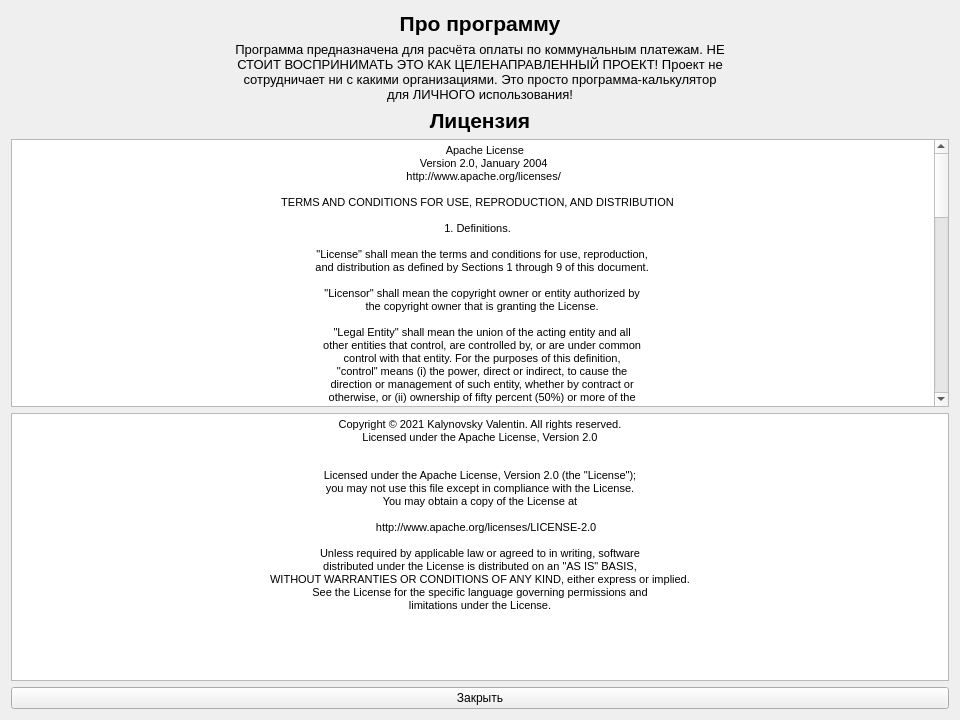
<?xml version="1.0" encoding="UTF-8"?>
<ui version="4.0">
 <class>aboutProgram</class>
 <widget class="QWidget" name="aboutProgram">
  <property name="geometry">
   <rect>
    <x>0</x>
    <y>0</y>
    <width>960</width>
    <height>720</height>
   </rect>
  </property>
  <property name="windowTitle">
   <string>Про программу</string>
  </property>
  <layout class="QVBoxLayout" name="verticalLayout">
   <item>
    <widget class="QLabel" name="name">
     <property name="sizePolicy">
      <sizepolicy hsizetype="Minimum" vsizetype="Maximum">
       <horstretch>0</horstretch>
       <verstretch>0</verstretch>
      </sizepolicy>
     </property>
     <property name="text">
      <string>&lt;html&gt;&lt;head/&gt;&lt;body&gt;&lt;p align=&quot;center&quot;&gt;&lt;span style=&quot; font-size:16pt; font-weight:600;&quot;&gt;Про программу&lt;/span&gt;&lt;/p&gt;&lt;/body&gt;&lt;/html&gt;</string>
     </property>
    </widget>
   </item>
   <item>
    <widget class="QLabel" name="description">
     <property name="sizePolicy">
      <sizepolicy hsizetype="Minimum" vsizetype="Preferred">
       <horstretch>0</horstretch>
       <verstretch>0</verstretch>
      </sizepolicy>
     </property>
     <property name="text">
      <string>&lt;!DOCTYPE HTML PUBLIC &quot;-//W3C//DTD HTML 4.0//EN&quot; &quot;http://www.w3.org/TR/REC-html40/strict.dtd&quot;&gt;
&lt;html&gt;&lt;head&gt;&lt;meta name=&quot;qrichtext&quot; content=&quot;1&quot; /&gt;&lt;style type=&quot;text/css&quot;&gt;
p, li { white-space: pre-wrap; }
&lt;/style&gt;&lt;/head&gt;&lt;body style=&quot; font-family:'MS Shell Dlg 2'; font-size:8pt; font-weight:400; font-style:normal;&quot;&gt;
&lt;p align=&quot;center&quot; style=&quot; margin-top:0px; margin-bottom:0px; margin-left:0px; margin-right:0px; -qt-block-indent:0; text-indent:0px;&quot;&gt;&lt;span style=&quot; font-size:10pt;&quot;&gt;Программа предназначена для расчёта оплаты по коммунальным платежам. НЕ&lt;br /&gt;СТОИТ ВОСПРИНИМАТЬ ЭТО КАК ЦЕЛЕНАПРАВЛЕННЫЙ ПРОЕКТ! Проект не&lt;br /&gt;сотрудничает ни с какими организациями. Это просто программа-калькулятор&lt;br /&gt;для ЛИЧНОГО использования!&lt;/span&gt;&lt;/p&gt;&lt;/body&gt;&lt;/html&gt;</string>
     </property>
    </widget>
   </item>
   <item>
    <widget class="QLabel" name="label">
     <property name="text">
      <string>&lt;html&gt;&lt;head/&gt;&lt;body&gt;&lt;p align=&quot;center&quot;&gt;&lt;span style=&quot; font-size:16pt; font-weight:600;&quot;&gt;Лицензия&lt;/span&gt;&lt;/p&gt;&lt;/body&gt;&lt;/html&gt;</string>
     </property>
    </widget>
   </item>
   <item>
    <widget class="QTextBrowser" name="textBrowser">
     <property name="html">
      <string>&lt;!DOCTYPE HTML PUBLIC &quot;-//W3C//DTD HTML 4.0//EN&quot; &quot;http://www.w3.org/TR/REC-html40/strict.dtd&quot;&gt;
&lt;html&gt;&lt;head&gt;&lt;meta name=&quot;qrichtext&quot; content=&quot;1&quot; /&gt;&lt;style type=&quot;text/css&quot;&gt;
p, li { white-space: pre-wrap; }
&lt;/style&gt;&lt;/head&gt;&lt;body style=&quot; font-family:'MS Shell Dlg 2'; font-size:8.25pt; font-weight:400; font-style:normal;&quot;&gt;
&lt;p align=&quot;center&quot; style=&quot; margin-top:12px; margin-bottom:0px; margin-left:0px; margin-right:0px; -qt-block-indent:0; text-indent:0px;&quot;&gt;&lt;span style=&quot; font-family:'Courier New'; font-size:8pt;&quot;&gt;        Apache License&lt;/span&gt;&lt;/p&gt;
&lt;p align=&quot;center&quot; style=&quot; margin-top:0px; margin-bottom:0px; margin-left:0px; margin-right:0px; -qt-block-indent:0; text-indent:0px;&quot;&gt;&lt;span style=&quot; font-family:'Courier New'; font-size:8pt;&quot;&gt;       Version 2.0, January 2004&lt;/span&gt;&lt;/p&gt;
&lt;p align=&quot;center&quot; style=&quot; margin-top:0px; margin-bottom:0px; margin-left:0px; margin-right:0px; -qt-block-indent:0; text-indent:0px;&quot;&gt;&lt;span style=&quot; font-family:'Courier New'; font-size:8pt;&quot;&gt;       http://www.apache.org/licenses/&lt;/span&gt;&lt;/p&gt;
&lt;p align=&quot;center&quot; style=&quot;-qt-paragraph-type:empty; margin-top:0px; margin-bottom:0px; margin-left:0px; margin-right:0px; -qt-block-indent:0; text-indent:0px; font-family:'Courier New'; font-size:8pt;&quot;&gt;&lt;br /&gt;&lt;/p&gt;
&lt;p align=&quot;center&quot; style=&quot; margin-top:0px; margin-bottom:0px; margin-left:0px; margin-right:0px; -qt-block-indent:0; text-indent:0px;&quot;&gt;&lt;span style=&quot; font-family:'Courier New'; font-size:8pt;&quot;&gt;   TERMS AND CONDITIONS FOR USE, REPRODUCTION, AND DISTRIBUTION&lt;/span&gt;&lt;/p&gt;
&lt;p align=&quot;center&quot; style=&quot;-qt-paragraph-type:empty; margin-top:0px; margin-bottom:0px; margin-left:0px; margin-right:0px; -qt-block-indent:0; text-indent:0px; font-family:'Courier New'; font-size:8pt;&quot;&gt;&lt;br /&gt;&lt;/p&gt;
&lt;p align=&quot;center&quot; style=&quot; margin-top:0px; margin-bottom:0px; margin-left:0px; margin-right:0px; -qt-block-indent:0; text-indent:0px;&quot;&gt;&lt;span style=&quot; font-family:'Courier New'; font-size:8pt;&quot;&gt;   1. Definitions.&lt;/span&gt;&lt;/p&gt;
&lt;p align=&quot;center&quot; style=&quot;-qt-paragraph-type:empty; margin-top:0px; margin-bottom:0px; margin-left:0px; margin-right:0px; -qt-block-indent:0; text-indent:0px; font-family:'Courier New'; font-size:8pt;&quot;&gt;&lt;br /&gt;&lt;/p&gt;
&lt;p align=&quot;center&quot; style=&quot; margin-top:0px; margin-bottom:0px; margin-left:0px; margin-right:0px; -qt-block-indent:0; text-indent:0px;&quot;&gt;&lt;span style=&quot; font-family:'Courier New'; font-size:8pt;&quot;&gt;      &amp;quot;License&amp;quot; shall mean the terms and conditions for use, reproduction,&lt;/span&gt;&lt;/p&gt;
&lt;p align=&quot;center&quot; style=&quot; margin-top:0px; margin-bottom:0px; margin-left:0px; margin-right:0px; -qt-block-indent:0; text-indent:0px;&quot;&gt;&lt;span style=&quot; font-family:'Courier New'; font-size:8pt;&quot;&gt;      and distribution as defined by Sections 1 through 9 of this document.&lt;/span&gt;&lt;/p&gt;
&lt;p align=&quot;center&quot; style=&quot;-qt-paragraph-type:empty; margin-top:0px; margin-bottom:0px; margin-left:0px; margin-right:0px; -qt-block-indent:0; text-indent:0px; font-family:'Courier New'; font-size:8pt;&quot;&gt;&lt;br /&gt;&lt;/p&gt;
&lt;p align=&quot;center&quot; style=&quot; margin-top:0px; margin-bottom:0px; margin-left:0px; margin-right:0px; -qt-block-indent:0; text-indent:0px;&quot;&gt;&lt;span style=&quot; font-family:'Courier New'; font-size:8pt;&quot;&gt;      &amp;quot;Licensor&amp;quot; shall mean the copyright owner or entity authorized by&lt;/span&gt;&lt;/p&gt;
&lt;p align=&quot;center&quot; style=&quot; margin-top:0px; margin-bottom:0px; margin-left:0px; margin-right:0px; -qt-block-indent:0; text-indent:0px;&quot;&gt;&lt;span style=&quot; font-family:'Courier New'; font-size:8pt;&quot;&gt;      the copyright owner that is granting the License.&lt;/span&gt;&lt;/p&gt;
&lt;p align=&quot;center&quot; style=&quot;-qt-paragraph-type:empty; margin-top:0px; margin-bottom:0px; margin-left:0px; margin-right:0px; -qt-block-indent:0; text-indent:0px; font-family:'Courier New'; font-size:8pt;&quot;&gt;&lt;br /&gt;&lt;/p&gt;
&lt;p align=&quot;center&quot; style=&quot; margin-top:0px; margin-bottom:0px; margin-left:0px; margin-right:0px; -qt-block-indent:0; text-indent:0px;&quot;&gt;&lt;span style=&quot; font-family:'Courier New'; font-size:8pt;&quot;&gt;      &amp;quot;Legal Entity&amp;quot; shall mean the union of the acting entity and all&lt;/span&gt;&lt;/p&gt;
&lt;p align=&quot;center&quot; style=&quot; margin-top:0px; margin-bottom:0px; margin-left:0px; margin-right:0px; -qt-block-indent:0; text-indent:0px;&quot;&gt;&lt;span style=&quot; font-family:'Courier New'; font-size:8pt;&quot;&gt;      other entities that control, are controlled by, or are under common&lt;/span&gt;&lt;/p&gt;
&lt;p align=&quot;center&quot; style=&quot; margin-top:0px; margin-bottom:0px; margin-left:0px; margin-right:0px; -qt-block-indent:0; text-indent:0px;&quot;&gt;&lt;span style=&quot; font-family:'Courier New'; font-size:8pt;&quot;&gt;      control with that entity. For the purposes of this definition,&lt;/span&gt;&lt;/p&gt;
&lt;p align=&quot;center&quot; style=&quot; margin-top:0px; margin-bottom:0px; margin-left:0px; margin-right:0px; -qt-block-indent:0; text-indent:0px;&quot;&gt;&lt;span style=&quot; font-family:'Courier New'; font-size:8pt;&quot;&gt;      &amp;quot;control&amp;quot; means (i) the power, direct or indirect, to cause the&lt;/span&gt;&lt;/p&gt;
&lt;p align=&quot;center&quot; style=&quot; margin-top:0px; margin-bottom:0px; margin-left:0px; margin-right:0px; -qt-block-indent:0; text-indent:0px;&quot;&gt;&lt;span style=&quot; font-family:'Courier New'; font-size:8pt;&quot;&gt;      direction or management of such entity, whether by contract or&lt;/span&gt;&lt;/p&gt;
&lt;p align=&quot;center&quot; style=&quot; margin-top:0px; margin-bottom:0px; margin-left:0px; margin-right:0px; -qt-block-indent:0; text-indent:0px;&quot;&gt;&lt;span style=&quot; font-family:'Courier New'; font-size:8pt;&quot;&gt;      otherwise, or (ii) ownership of fifty percent (50%) or more of the&lt;/span&gt;&lt;/p&gt;
&lt;p align=&quot;center&quot; style=&quot; margin-top:0px; margin-bottom:0px; margin-left:0px; margin-right:0px; -qt-block-indent:0; text-indent:0px;&quot;&gt;&lt;span style=&quot; font-family:'Courier New'; font-size:8pt;&quot;&gt;      outstanding shares, or (iii) beneficial ownership of such entity.&lt;/span&gt;&lt;/p&gt;
&lt;p align=&quot;center&quot; style=&quot;-qt-paragraph-type:empty; margin-top:0px; margin-bottom:0px; margin-left:0px; margin-right:0px; -qt-block-indent:0; text-indent:0px; font-family:'Courier New'; font-size:8pt;&quot;&gt;&lt;br /&gt;&lt;/p&gt;
&lt;p align=&quot;center&quot; style=&quot; margin-top:0px; margin-bottom:0px; margin-left:0px; margin-right:0px; -qt-block-indent:0; text-indent:0px;&quot;&gt;&lt;span style=&quot; font-family:'Courier New'; font-size:8pt;&quot;&gt;      &amp;quot;You&amp;quot; (or &amp;quot;Your&amp;quot;) shall mean an individual or Legal Entity&lt;/span&gt;&lt;/p&gt;
&lt;p align=&quot;center&quot; style=&quot; margin-top:0px; margin-bottom:0px; margin-left:0px; margin-right:0px; -qt-block-indent:0; text-indent:0px;&quot;&gt;&lt;span style=&quot; font-family:'Courier New'; font-size:8pt;&quot;&gt;      exercising permissions granted by this License.&lt;/span&gt;&lt;/p&gt;
&lt;p align=&quot;center&quot; style=&quot;-qt-paragraph-type:empty; margin-top:0px; margin-bottom:0px; margin-left:0px; margin-right:0px; -qt-block-indent:0; text-indent:0px; font-family:'Courier New'; font-size:8pt;&quot;&gt;&lt;br /&gt;&lt;/p&gt;
&lt;p align=&quot;center&quot; style=&quot; margin-top:0px; margin-bottom:0px; margin-left:0px; margin-right:0px; -qt-block-indent:0; text-indent:0px;&quot;&gt;&lt;span style=&quot; font-family:'Courier New'; font-size:8pt;&quot;&gt;      &amp;quot;Source&amp;quot; form shall mean the preferred form for making modifications,&lt;/span&gt;&lt;/p&gt;
&lt;p align=&quot;center&quot; style=&quot; margin-top:0px; margin-bottom:0px; margin-left:0px; margin-right:0px; -qt-block-indent:0; text-indent:0px;&quot;&gt;&lt;span style=&quot; font-family:'Courier New'; font-size:8pt;&quot;&gt;      including but not limited to software source code, documentation&lt;/span&gt;&lt;/p&gt;
&lt;p align=&quot;center&quot; style=&quot; margin-top:0px; margin-bottom:0px; margin-left:0px; margin-right:0px; -qt-block-indent:0; text-indent:0px;&quot;&gt;&lt;span style=&quot; font-family:'Courier New'; font-size:8pt;&quot;&gt;      source, and configuration files.&lt;/span&gt;&lt;/p&gt;
&lt;p align=&quot;center&quot; style=&quot;-qt-paragraph-type:empty; margin-top:0px; margin-bottom:0px; margin-left:0px; margin-right:0px; -qt-block-indent:0; text-indent:0px; font-family:'Courier New'; font-size:8pt;&quot;&gt;&lt;br /&gt;&lt;/p&gt;
&lt;p align=&quot;center&quot; style=&quot; margin-top:0px; margin-bottom:0px; margin-left:0px; margin-right:0px; -qt-block-indent:0; text-indent:0px;&quot;&gt;&lt;span style=&quot; font-family:'Courier New'; font-size:8pt;&quot;&gt;      &amp;quot;Object&amp;quot; form shall mean any form resulting from mechanical&lt;/span&gt;&lt;/p&gt;
&lt;p align=&quot;center&quot; style=&quot; margin-top:0px; margin-bottom:0px; margin-left:0px; margin-right:0px; -qt-block-indent:0; text-indent:0px;&quot;&gt;&lt;span style=&quot; font-family:'Courier New'; font-size:8pt;&quot;&gt;      transformation or translation of a Source form, including but&lt;/span&gt;&lt;/p&gt;
&lt;p align=&quot;center&quot; style=&quot; margin-top:0px; margin-bottom:0px; margin-left:0px; margin-right:0px; -qt-block-indent:0; text-indent:0px;&quot;&gt;&lt;span style=&quot; font-family:'Courier New'; font-size:8pt;&quot;&gt;      not limited to compiled object code, generated documentation,&lt;/span&gt;&lt;/p&gt;
&lt;p align=&quot;center&quot; style=&quot; margin-top:0px; margin-bottom:0px; margin-left:0px; margin-right:0px; -qt-block-indent:0; text-indent:0px;&quot;&gt;&lt;span style=&quot; font-family:'Courier New'; font-size:8pt;&quot;&gt;      and conversions to other media types.&lt;/span&gt;&lt;/p&gt;
&lt;p align=&quot;center&quot; style=&quot;-qt-paragraph-type:empty; margin-top:0px; margin-bottom:0px; margin-left:0px; margin-right:0px; -qt-block-indent:0; text-indent:0px; font-family:'Courier New'; font-size:8pt;&quot;&gt;&lt;br /&gt;&lt;/p&gt;
&lt;p align=&quot;center&quot; style=&quot; margin-top:0px; margin-bottom:0px; margin-left:0px; margin-right:0px; -qt-block-indent:0; text-indent:0px;&quot;&gt;&lt;span style=&quot; font-family:'Courier New'; font-size:8pt;&quot;&gt;      &amp;quot;Work&amp;quot; shall mean the work of authorship, whether in Source or&lt;/span&gt;&lt;/p&gt;
&lt;p align=&quot;center&quot; style=&quot; margin-top:0px; margin-bottom:0px; margin-left:0px; margin-right:0px; -qt-block-indent:0; text-indent:0px;&quot;&gt;&lt;span style=&quot; font-family:'Courier New'; font-size:8pt;&quot;&gt;      Object form, made available under the License, as indicated by a&lt;/span&gt;&lt;/p&gt;
&lt;p align=&quot;center&quot; style=&quot; margin-top:0px; margin-bottom:0px; margin-left:0px; margin-right:0px; -qt-block-indent:0; text-indent:0px;&quot;&gt;&lt;span style=&quot; font-family:'Courier New'; font-size:8pt;&quot;&gt;      copyright notice that is included in or attached to the work&lt;/span&gt;&lt;/p&gt;
&lt;p align=&quot;center&quot; style=&quot; margin-top:0px; margin-bottom:0px; margin-left:0px; margin-right:0px; -qt-block-indent:0; text-indent:0px;&quot;&gt;&lt;span style=&quot; font-family:'Courier New'; font-size:8pt;&quot;&gt;      (an example is provided in the Appendix below).&lt;/span&gt;&lt;/p&gt;
&lt;p align=&quot;center&quot; style=&quot;-qt-paragraph-type:empty; margin-top:0px; margin-bottom:0px; margin-left:0px; margin-right:0px; -qt-block-indent:0; text-indent:0px; font-family:'Courier New'; font-size:8pt;&quot;&gt;&lt;br /&gt;&lt;/p&gt;
&lt;p align=&quot;center&quot; style=&quot; margin-top:0px; margin-bottom:0px; margin-left:0px; margin-right:0px; -qt-block-indent:0; text-indent:0px;&quot;&gt;&lt;span style=&quot; font-family:'Courier New'; font-size:8pt;&quot;&gt;      &amp;quot;Derivative Works&amp;quot; shall mean any work, whether in Source or Object&lt;/span&gt;&lt;/p&gt;
&lt;p align=&quot;center&quot; style=&quot; margin-top:0px; margin-bottom:0px; margin-left:0px; margin-right:0px; -qt-block-indent:0; text-indent:0px;&quot;&gt;&lt;span style=&quot; font-family:'Courier New'; font-size:8pt;&quot;&gt;      form, that is based on (or derived from) the Work and for which the&lt;/span&gt;&lt;/p&gt;
&lt;p align=&quot;center&quot; style=&quot; margin-top:0px; margin-bottom:0px; margin-left:0px; margin-right:0px; -qt-block-indent:0; text-indent:0px;&quot;&gt;&lt;span style=&quot; font-family:'Courier New'; font-size:8pt;&quot;&gt;      editorial revisions, annotations, elaborations, or other modifications&lt;/span&gt;&lt;/p&gt;
&lt;p align=&quot;center&quot; style=&quot; margin-top:0px; margin-bottom:0px; margin-left:0px; margin-right:0px; -qt-block-indent:0; text-indent:0px;&quot;&gt;&lt;span style=&quot; font-family:'Courier New'; font-size:8pt;&quot;&gt;      represent, as a whole, an original work of authorship. For the purposes&lt;/span&gt;&lt;/p&gt;
&lt;p align=&quot;center&quot; style=&quot; margin-top:0px; margin-bottom:0px; margin-left:0px; margin-right:0px; -qt-block-indent:0; text-indent:0px;&quot;&gt;&lt;span style=&quot; font-family:'Courier New'; font-size:8pt;&quot;&gt;      of this License, Derivative Works shall not include works that remain&lt;/span&gt;&lt;/p&gt;
&lt;p align=&quot;center&quot; style=&quot; margin-top:0px; margin-bottom:0px; margin-left:0px; margin-right:0px; -qt-block-indent:0; text-indent:0px;&quot;&gt;&lt;span style=&quot; font-family:'Courier New'; font-size:8pt;&quot;&gt;      separable from, or merely link (or bind by name) to the interfaces of,&lt;/span&gt;&lt;/p&gt;
&lt;p align=&quot;center&quot; style=&quot; margin-top:0px; margin-bottom:0px; margin-left:0px; margin-right:0px; -qt-block-indent:0; text-indent:0px;&quot;&gt;&lt;span style=&quot; font-family:'Courier New'; font-size:8pt;&quot;&gt;      the Work and Derivative Works thereof.&lt;/span&gt;&lt;/p&gt;
&lt;p align=&quot;center&quot; style=&quot;-qt-paragraph-type:empty; margin-top:0px; margin-bottom:0px; margin-left:0px; margin-right:0px; -qt-block-indent:0; text-indent:0px; font-family:'Courier New'; font-size:8pt;&quot;&gt;&lt;br /&gt;&lt;/p&gt;
&lt;p align=&quot;center&quot; style=&quot; margin-top:0px; margin-bottom:0px; margin-left:0px; margin-right:0px; -qt-block-indent:0; text-indent:0px;&quot;&gt;&lt;span style=&quot; font-family:'Courier New'; font-size:8pt;&quot;&gt;      &amp;quot;Contribution&amp;quot; shall mean any work of authorship, including&lt;/span&gt;&lt;/p&gt;
&lt;p align=&quot;center&quot; style=&quot; margin-top:0px; margin-bottom:0px; margin-left:0px; margin-right:0px; -qt-block-indent:0; text-indent:0px;&quot;&gt;&lt;span style=&quot; font-family:'Courier New'; font-size:8pt;&quot;&gt;      the original version of the Work and any modifications or additions&lt;/span&gt;&lt;/p&gt;
&lt;p align=&quot;center&quot; style=&quot; margin-top:0px; margin-bottom:0px; margin-left:0px; margin-right:0px; -qt-block-indent:0; text-indent:0px;&quot;&gt;&lt;span style=&quot; font-family:'Courier New'; font-size:8pt;&quot;&gt;      to that Work or Derivative Works thereof, that is intentionally&lt;/span&gt;&lt;/p&gt;
&lt;p align=&quot;center&quot; style=&quot; margin-top:0px; margin-bottom:0px; margin-left:0px; margin-right:0px; -qt-block-indent:0; text-indent:0px;&quot;&gt;&lt;span style=&quot; font-family:'Courier New'; font-size:8pt;&quot;&gt;      submitted to Licensor for inclusion in the Work by the copyright owner&lt;/span&gt;&lt;/p&gt;
&lt;p align=&quot;center&quot; style=&quot; margin-top:0px; margin-bottom:0px; margin-left:0px; margin-right:0px; -qt-block-indent:0; text-indent:0px;&quot;&gt;&lt;span style=&quot; font-family:'Courier New'; font-size:8pt;&quot;&gt;      or by an individual or Legal Entity authorized to submit on behalf of&lt;/span&gt;&lt;/p&gt;
&lt;p align=&quot;center&quot; style=&quot; margin-top:0px; margin-bottom:0px; margin-left:0px; margin-right:0px; -qt-block-indent:0; text-indent:0px;&quot;&gt;&lt;span style=&quot; font-family:'Courier New'; font-size:8pt;&quot;&gt;      the copyright owner. For the purposes of this definition, &amp;quot;submitted&amp;quot;&lt;/span&gt;&lt;/p&gt;
&lt;p align=&quot;center&quot; style=&quot; margin-top:0px; margin-bottom:0px; margin-left:0px; margin-right:0px; -qt-block-indent:0; text-indent:0px;&quot;&gt;&lt;span style=&quot; font-family:'Courier New'; font-size:8pt;&quot;&gt;      means any form of electronic, verbal, or written communication sent&lt;/span&gt;&lt;/p&gt;
&lt;p align=&quot;center&quot; style=&quot; margin-top:0px; margin-bottom:0px; margin-left:0px; margin-right:0px; -qt-block-indent:0; text-indent:0px;&quot;&gt;&lt;span style=&quot; font-family:'Courier New'; font-size:8pt;&quot;&gt;      to the Licensor or its representatives, including but not limited to&lt;/span&gt;&lt;/p&gt;
&lt;p align=&quot;center&quot; style=&quot; margin-top:0px; margin-bottom:0px; margin-left:0px; margin-right:0px; -qt-block-indent:0; text-indent:0px;&quot;&gt;&lt;span style=&quot; font-family:'Courier New'; font-size:8pt;&quot;&gt;      communication on electronic mailing lists, source code control systems,&lt;/span&gt;&lt;/p&gt;
&lt;p align=&quot;center&quot; style=&quot; margin-top:0px; margin-bottom:0px; margin-left:0px; margin-right:0px; -qt-block-indent:0; text-indent:0px;&quot;&gt;&lt;span style=&quot; font-family:'Courier New'; font-size:8pt;&quot;&gt;      and issue tracking systems that are managed by, or on behalf of, the&lt;/span&gt;&lt;/p&gt;
&lt;p align=&quot;center&quot; style=&quot; margin-top:0px; margin-bottom:0px; margin-left:0px; margin-right:0px; -qt-block-indent:0; text-indent:0px;&quot;&gt;&lt;span style=&quot; font-family:'Courier New'; font-size:8pt;&quot;&gt;      Licensor for the purpose of discussing and improving the Work, but&lt;/span&gt;&lt;/p&gt;
&lt;p align=&quot;center&quot; style=&quot; margin-top:0px; margin-bottom:0px; margin-left:0px; margin-right:0px; -qt-block-indent:0; text-indent:0px;&quot;&gt;&lt;span style=&quot; font-family:'Courier New'; font-size:8pt;&quot;&gt;      excluding communication that is conspicuously marked or otherwise&lt;/span&gt;&lt;/p&gt;
&lt;p align=&quot;center&quot; style=&quot; margin-top:0px; margin-bottom:0px; margin-left:0px; margin-right:0px; -qt-block-indent:0; text-indent:0px;&quot;&gt;&lt;span style=&quot; font-family:'Courier New'; font-size:8pt;&quot;&gt;      designated in writing by the copyright owner as &amp;quot;Not a Contribution.&amp;quot;&lt;/span&gt;&lt;/p&gt;
&lt;p align=&quot;center&quot; style=&quot;-qt-paragraph-type:empty; margin-top:0px; margin-bottom:0px; margin-left:0px; margin-right:0px; -qt-block-indent:0; text-indent:0px; font-family:'Courier New'; font-size:8pt;&quot;&gt;&lt;br /&gt;&lt;/p&gt;
&lt;p align=&quot;center&quot; style=&quot; margin-top:0px; margin-bottom:0px; margin-left:0px; margin-right:0px; -qt-block-indent:0; text-indent:0px;&quot;&gt;&lt;span style=&quot; font-family:'Courier New'; font-size:8pt;&quot;&gt;      &amp;quot;Contributor&amp;quot; shall mean Licensor and any individual or Legal Entity&lt;/span&gt;&lt;/p&gt;
&lt;p align=&quot;center&quot; style=&quot; margin-top:0px; margin-bottom:0px; margin-left:0px; margin-right:0px; -qt-block-indent:0; text-indent:0px;&quot;&gt;&lt;span style=&quot; font-family:'Courier New'; font-size:8pt;&quot;&gt;      on behalf of whom a Contribution has been received by Licensor and&lt;/span&gt;&lt;/p&gt;
&lt;p align=&quot;center&quot; style=&quot; margin-top:0px; margin-bottom:0px; margin-left:0px; margin-right:0px; -qt-block-indent:0; text-indent:0px;&quot;&gt;&lt;span style=&quot; font-family:'Courier New'; font-size:8pt;&quot;&gt;      subsequently incorporated within the Work.&lt;/span&gt;&lt;/p&gt;
&lt;p align=&quot;center&quot; style=&quot;-qt-paragraph-type:empty; margin-top:0px; margin-bottom:0px; margin-left:0px; margin-right:0px; -qt-block-indent:0; text-indent:0px; font-family:'Courier New'; font-size:8pt;&quot;&gt;&lt;br /&gt;&lt;/p&gt;
&lt;p align=&quot;center&quot; style=&quot; margin-top:0px; margin-bottom:0px; margin-left:0px; margin-right:0px; -qt-block-indent:0; text-indent:0px;&quot;&gt;&lt;span style=&quot; font-family:'Courier New'; font-size:8pt;&quot;&gt;   2. Grant of Copyright License. Subject to the terms and conditions of&lt;/span&gt;&lt;/p&gt;
&lt;p align=&quot;center&quot; style=&quot; margin-top:0px; margin-bottom:0px; margin-left:0px; margin-right:0px; -qt-block-indent:0; text-indent:0px;&quot;&gt;&lt;span style=&quot; font-family:'Courier New'; font-size:8pt;&quot;&gt;      this License, each Contributor hereby grants to You a perpetual,&lt;/span&gt;&lt;/p&gt;
&lt;p align=&quot;center&quot; style=&quot; margin-top:0px; margin-bottom:0px; margin-left:0px; margin-right:0px; -qt-block-indent:0; text-indent:0px;&quot;&gt;&lt;span style=&quot; font-family:'Courier New'; font-size:8pt;&quot;&gt;      worldwide, non-exclusive, no-charge, royalty-free, irrevocable&lt;/span&gt;&lt;/p&gt;
&lt;p align=&quot;center&quot; style=&quot; margin-top:0px; margin-bottom:0px; margin-left:0px; margin-right:0px; -qt-block-indent:0; text-indent:0px;&quot;&gt;&lt;span style=&quot; font-family:'Courier New'; font-size:8pt;&quot;&gt;      copyright license to reproduce, prepare Derivative Works of,&lt;/span&gt;&lt;/p&gt;
&lt;p align=&quot;center&quot; style=&quot; margin-top:0px; margin-bottom:0px; margin-left:0px; margin-right:0px; -qt-block-indent:0; text-indent:0px;&quot;&gt;&lt;span style=&quot; font-family:'Courier New'; font-size:8pt;&quot;&gt;      publicly display, publicly perform, sublicense, and distribute the&lt;/span&gt;&lt;/p&gt;
&lt;p align=&quot;center&quot; style=&quot; margin-top:0px; margin-bottom:0px; margin-left:0px; margin-right:0px; -qt-block-indent:0; text-indent:0px;&quot;&gt;&lt;span style=&quot; font-family:'Courier New'; font-size:8pt;&quot;&gt;      Work and such Derivative Works in Source or Object form.&lt;/span&gt;&lt;/p&gt;
&lt;p align=&quot;center&quot; style=&quot;-qt-paragraph-type:empty; margin-top:0px; margin-bottom:0px; margin-left:0px; margin-right:0px; -qt-block-indent:0; text-indent:0px; font-family:'Courier New'; font-size:8pt;&quot;&gt;&lt;br /&gt;&lt;/p&gt;
&lt;p align=&quot;center&quot; style=&quot; margin-top:0px; margin-bottom:0px; margin-left:0px; margin-right:0px; -qt-block-indent:0; text-indent:0px;&quot;&gt;&lt;span style=&quot; font-family:'Courier New'; font-size:8pt;&quot;&gt;   3. Grant of Patent License. Subject to the terms and conditions of&lt;/span&gt;&lt;/p&gt;
&lt;p align=&quot;center&quot; style=&quot; margin-top:0px; margin-bottom:0px; margin-left:0px; margin-right:0px; -qt-block-indent:0; text-indent:0px;&quot;&gt;&lt;span style=&quot; font-family:'Courier New'; font-size:8pt;&quot;&gt;      this License, each Contributor hereby grants to You a perpetual,&lt;/span&gt;&lt;/p&gt;
&lt;p align=&quot;center&quot; style=&quot; margin-top:0px; margin-bottom:0px; margin-left:0px; margin-right:0px; -qt-block-indent:0; text-indent:0px;&quot;&gt;&lt;span style=&quot; font-family:'Courier New'; font-size:8pt;&quot;&gt;      worldwide, non-exclusive, no-charge, royalty-free, irrevocable&lt;/span&gt;&lt;/p&gt;
&lt;p align=&quot;center&quot; style=&quot; margin-top:0px; margin-bottom:0px; margin-left:0px; margin-right:0px; -qt-block-indent:0; text-indent:0px;&quot;&gt;&lt;span style=&quot; font-family:'Courier New'; font-size:8pt;&quot;&gt;      (except as stated in this section) patent license to make, have made,&lt;/span&gt;&lt;/p&gt;
&lt;p align=&quot;center&quot; style=&quot; margin-top:0px; margin-bottom:0px; margin-left:0px; margin-right:0px; -qt-block-indent:0; text-indent:0px;&quot;&gt;&lt;span style=&quot; font-family:'Courier New'; font-size:8pt;&quot;&gt;      use, offer to sell, sell, import, and otherwise transfer the Work,&lt;/span&gt;&lt;/p&gt;
&lt;p align=&quot;center&quot; style=&quot; margin-top:0px; margin-bottom:0px; margin-left:0px; margin-right:0px; -qt-block-indent:0; text-indent:0px;&quot;&gt;&lt;span style=&quot; font-family:'Courier New'; font-size:8pt;&quot;&gt;      where such license applies only to those patent claims licensable&lt;/span&gt;&lt;/p&gt;
&lt;p align=&quot;center&quot; style=&quot; margin-top:0px; margin-bottom:0px; margin-left:0px; margin-right:0px; -qt-block-indent:0; text-indent:0px;&quot;&gt;&lt;span style=&quot; font-family:'Courier New'; font-size:8pt;&quot;&gt;      by such Contributor that are necessarily infringed by their&lt;/span&gt;&lt;/p&gt;
&lt;p align=&quot;center&quot; style=&quot; margin-top:0px; margin-bottom:0px; margin-left:0px; margin-right:0px; -qt-block-indent:0; text-indent:0px;&quot;&gt;&lt;span style=&quot; font-family:'Courier New'; font-size:8pt;&quot;&gt;      Contribution(s) alone or by combination of their Contribution(s)&lt;/span&gt;&lt;/p&gt;
&lt;p align=&quot;center&quot; style=&quot; margin-top:0px; margin-bottom:0px; margin-left:0px; margin-right:0px; -qt-block-indent:0; text-indent:0px;&quot;&gt;&lt;span style=&quot; font-family:'Courier New'; font-size:8pt;&quot;&gt;      with the Work to which such Contribution(s) was submitted. If You&lt;/span&gt;&lt;/p&gt;
&lt;p align=&quot;center&quot; style=&quot; margin-top:0px; margin-bottom:0px; margin-left:0px; margin-right:0px; -qt-block-indent:0; text-indent:0px;&quot;&gt;&lt;span style=&quot; font-family:'Courier New'; font-size:8pt;&quot;&gt;      institute patent litigation against any entity (including a&lt;/span&gt;&lt;/p&gt;
&lt;p align=&quot;center&quot; style=&quot; margin-top:0px; margin-bottom:0px; margin-left:0px; margin-right:0px; -qt-block-indent:0; text-indent:0px;&quot;&gt;&lt;span style=&quot; font-family:'Courier New'; font-size:8pt;&quot;&gt;      cross-claim or counterclaim in a lawsuit) alleging that the Work&lt;/span&gt;&lt;/p&gt;
&lt;p align=&quot;center&quot; style=&quot; margin-top:0px; margin-bottom:0px; margin-left:0px; margin-right:0px; -qt-block-indent:0; text-indent:0px;&quot;&gt;&lt;span style=&quot; font-family:'Courier New'; font-size:8pt;&quot;&gt;      or a Contribution incorporated within the Work constitutes direct&lt;/span&gt;&lt;/p&gt;
&lt;p align=&quot;center&quot; style=&quot; margin-top:0px; margin-bottom:0px; margin-left:0px; margin-right:0px; -qt-block-indent:0; text-indent:0px;&quot;&gt;&lt;span style=&quot; font-family:'Courier New'; font-size:8pt;&quot;&gt;      or contributory patent infringement, then any patent licenses&lt;/span&gt;&lt;/p&gt;
&lt;p align=&quot;center&quot; style=&quot; margin-top:0px; margin-bottom:0px; margin-left:0px; margin-right:0px; -qt-block-indent:0; text-indent:0px;&quot;&gt;&lt;span style=&quot; font-family:'Courier New'; font-size:8pt;&quot;&gt;      granted to You under this License for that Work shall terminate&lt;/span&gt;&lt;/p&gt;
&lt;p align=&quot;center&quot; style=&quot; margin-top:0px; margin-bottom:0px; margin-left:0px; margin-right:0px; -qt-block-indent:0; text-indent:0px;&quot;&gt;&lt;span style=&quot; font-family:'Courier New'; font-size:8pt;&quot;&gt;      as of the date such litigation is filed.&lt;/span&gt;&lt;/p&gt;
&lt;p align=&quot;center&quot; style=&quot;-qt-paragraph-type:empty; margin-top:0px; margin-bottom:0px; margin-left:0px; margin-right:0px; -qt-block-indent:0; text-indent:0px; font-family:'Courier New'; font-size:8pt;&quot;&gt;&lt;br /&gt;&lt;/p&gt;
&lt;p align=&quot;center&quot; style=&quot; margin-top:0px; margin-bottom:0px; margin-left:0px; margin-right:0px; -qt-block-indent:0; text-indent:0px;&quot;&gt;&lt;span style=&quot; font-family:'Courier New'; font-size:8pt;&quot;&gt;   4. Redistribution. You may reproduce and distribute copies of the&lt;/span&gt;&lt;/p&gt;
&lt;p align=&quot;center&quot; style=&quot; margin-top:0px; margin-bottom:0px; margin-left:0px; margin-right:0px; -qt-block-indent:0; text-indent:0px;&quot;&gt;&lt;span style=&quot; font-family:'Courier New'; font-size:8pt;&quot;&gt;      Work or Derivative Works thereof in any medium, with or without&lt;/span&gt;&lt;/p&gt;
&lt;p align=&quot;center&quot; style=&quot; margin-top:0px; margin-bottom:0px; margin-left:0px; margin-right:0px; -qt-block-indent:0; text-indent:0px;&quot;&gt;&lt;span style=&quot; font-family:'Courier New'; font-size:8pt;&quot;&gt;      modifications, and in Source or Object form, provided that You&lt;/span&gt;&lt;/p&gt;
&lt;p align=&quot;center&quot; style=&quot; margin-top:0px; margin-bottom:0px; margin-left:0px; margin-right:0px; -qt-block-indent:0; text-indent:0px;&quot;&gt;&lt;span style=&quot; font-family:'Courier New'; font-size:8pt;&quot;&gt;      meet the following conditions:&lt;/span&gt;&lt;/p&gt;
&lt;p align=&quot;center&quot; style=&quot;-qt-paragraph-type:empty; margin-top:0px; margin-bottom:0px; margin-left:0px; margin-right:0px; -qt-block-indent:0; text-indent:0px; font-family:'Courier New'; font-size:8pt;&quot;&gt;&lt;br /&gt;&lt;/p&gt;
&lt;p align=&quot;center&quot; style=&quot; margin-top:0px; margin-bottom:0px; margin-left:0px; margin-right:0px; -qt-block-indent:0; text-indent:0px;&quot;&gt;&lt;span style=&quot; font-family:'Courier New'; font-size:8pt;&quot;&gt;      (a) You must give any other recipients of the Work or&lt;/span&gt;&lt;/p&gt;
&lt;p align=&quot;center&quot; style=&quot; margin-top:0px; margin-bottom:0px; margin-left:0px; margin-right:0px; -qt-block-indent:0; text-indent:0px;&quot;&gt;&lt;span style=&quot; font-family:'Courier New'; font-size:8pt;&quot;&gt;          Derivative Works a copy of this License; and&lt;/span&gt;&lt;/p&gt;
&lt;p align=&quot;center&quot; style=&quot;-qt-paragraph-type:empty; margin-top:0px; margin-bottom:0px; margin-left:0px; margin-right:0px; -qt-block-indent:0; text-indent:0px; font-family:'Courier New'; font-size:8pt;&quot;&gt;&lt;br /&gt;&lt;/p&gt;
&lt;p align=&quot;center&quot; style=&quot; margin-top:0px; margin-bottom:0px; margin-left:0px; margin-right:0px; -qt-block-indent:0; text-indent:0px;&quot;&gt;&lt;span style=&quot; font-family:'Courier New'; font-size:8pt;&quot;&gt;      (b) You must cause any modified files to carry prominent notices&lt;/span&gt;&lt;/p&gt;
&lt;p align=&quot;center&quot; style=&quot; margin-top:0px; margin-bottom:0px; margin-left:0px; margin-right:0px; -qt-block-indent:0; text-indent:0px;&quot;&gt;&lt;span style=&quot; font-family:'Courier New'; font-size:8pt;&quot;&gt;          stating that You changed the files; and&lt;/span&gt;&lt;/p&gt;
&lt;p align=&quot;center&quot; style=&quot;-qt-paragraph-type:empty; margin-top:0px; margin-bottom:0px; margin-left:0px; margin-right:0px; -qt-block-indent:0; text-indent:0px; font-family:'Courier New'; font-size:8pt;&quot;&gt;&lt;br /&gt;&lt;/p&gt;
&lt;p align=&quot;center&quot; style=&quot; margin-top:0px; margin-bottom:0px; margin-left:0px; margin-right:0px; -qt-block-indent:0; text-indent:0px;&quot;&gt;&lt;span style=&quot; font-family:'Courier New'; font-size:8pt;&quot;&gt;      (c) You must retain, in the Source form of any Derivative Works&lt;/span&gt;&lt;/p&gt;
&lt;p align=&quot;center&quot; style=&quot; margin-top:0px; margin-bottom:0px; margin-left:0px; margin-right:0px; -qt-block-indent:0; text-indent:0px;&quot;&gt;&lt;span style=&quot; font-family:'Courier New'; font-size:8pt;&quot;&gt;          that You distribute, all copyright, patent, trademark, and&lt;/span&gt;&lt;/p&gt;
&lt;p align=&quot;center&quot; style=&quot; margin-top:0px; margin-bottom:0px; margin-left:0px; margin-right:0px; -qt-block-indent:0; text-indent:0px;&quot;&gt;&lt;span style=&quot; font-family:'Courier New'; font-size:8pt;&quot;&gt;          attribution notices from the Source form of the Work,&lt;/span&gt;&lt;/p&gt;
&lt;p align=&quot;center&quot; style=&quot; margin-top:0px; margin-bottom:0px; margin-left:0px; margin-right:0px; -qt-block-indent:0; text-indent:0px;&quot;&gt;&lt;span style=&quot; font-family:'Courier New'; font-size:8pt;&quot;&gt;          excluding those notices that do not pertain to any part of&lt;/span&gt;&lt;/p&gt;
&lt;p align=&quot;center&quot; style=&quot; margin-top:0px; margin-bottom:0px; margin-left:0px; margin-right:0px; -qt-block-indent:0; text-indent:0px;&quot;&gt;&lt;span style=&quot; font-family:'Courier New'; font-size:8pt;&quot;&gt;          the Derivative Works; and&lt;/span&gt;&lt;/p&gt;
&lt;p align=&quot;center&quot; style=&quot;-qt-paragraph-type:empty; margin-top:0px; margin-bottom:0px; margin-left:0px; margin-right:0px; -qt-block-indent:0; text-indent:0px; font-family:'Courier New'; font-size:8pt;&quot;&gt;&lt;br /&gt;&lt;/p&gt;
&lt;p align=&quot;center&quot; style=&quot; margin-top:0px; margin-bottom:0px; margin-left:0px; margin-right:0px; -qt-block-indent:0; text-indent:0px;&quot;&gt;&lt;span style=&quot; font-family:'Courier New'; font-size:8pt;&quot;&gt;      (d) If the Work includes a &amp;quot;NOTICE&amp;quot; text file as part of its&lt;/span&gt;&lt;/p&gt;
&lt;p align=&quot;center&quot; style=&quot; margin-top:0px; margin-bottom:0px; margin-left:0px; margin-right:0px; -qt-block-indent:0; text-indent:0px;&quot;&gt;&lt;span style=&quot; font-family:'Courier New'; font-size:8pt;&quot;&gt;          distribution, then any Derivative Works that You distribute must&lt;/span&gt;&lt;/p&gt;
&lt;p align=&quot;center&quot; style=&quot; margin-top:0px; margin-bottom:0px; margin-left:0px; margin-right:0px; -qt-block-indent:0; text-indent:0px;&quot;&gt;&lt;span style=&quot; font-family:'Courier New'; font-size:8pt;&quot;&gt;          include a readable copy of the attribution notices contained&lt;/span&gt;&lt;/p&gt;
&lt;p align=&quot;center&quot; style=&quot; margin-top:0px; margin-bottom:0px; margin-left:0px; margin-right:0px; -qt-block-indent:0; text-indent:0px;&quot;&gt;&lt;span style=&quot; font-family:'Courier New'; font-size:8pt;&quot;&gt;          within such NOTICE file, excluding those notices that do not&lt;/span&gt;&lt;/p&gt;
&lt;p align=&quot;center&quot; style=&quot; margin-top:0px; margin-bottom:0px; margin-left:0px; margin-right:0px; -qt-block-indent:0; text-indent:0px;&quot;&gt;&lt;span style=&quot; font-family:'Courier New'; font-size:8pt;&quot;&gt;          pertain to any part of the Derivative Works, in at least one&lt;/span&gt;&lt;/p&gt;
&lt;p align=&quot;center&quot; style=&quot; margin-top:0px; margin-bottom:0px; margin-left:0px; margin-right:0px; -qt-block-indent:0; text-indent:0px;&quot;&gt;&lt;span style=&quot; font-family:'Courier New'; font-size:8pt;&quot;&gt;          of the following places: within a NOTICE text file distributed&lt;/span&gt;&lt;/p&gt;
&lt;p align=&quot;center&quot; style=&quot; margin-top:0px; margin-bottom:0px; margin-left:0px; margin-right:0px; -qt-block-indent:0; text-indent:0px;&quot;&gt;&lt;span style=&quot; font-family:'Courier New'; font-size:8pt;&quot;&gt;          as part of the Derivative Works; within the Source form or&lt;/span&gt;&lt;/p&gt;
&lt;p align=&quot;center&quot; style=&quot; margin-top:0px; margin-bottom:0px; margin-left:0px; margin-right:0px; -qt-block-indent:0; text-indent:0px;&quot;&gt;&lt;span style=&quot; font-family:'Courier New'; font-size:8pt;&quot;&gt;          documentation, if provided along with the Derivative Works; or,&lt;/span&gt;&lt;/p&gt;
&lt;p align=&quot;center&quot; style=&quot; margin-top:0px; margin-bottom:0px; margin-left:0px; margin-right:0px; -qt-block-indent:0; text-indent:0px;&quot;&gt;&lt;span style=&quot; font-family:'Courier New'; font-size:8pt;&quot;&gt;          within a display generated by the Derivative Works, if and&lt;/span&gt;&lt;/p&gt;
&lt;p align=&quot;center&quot; style=&quot; margin-top:0px; margin-bottom:0px; margin-left:0px; margin-right:0px; -qt-block-indent:0; text-indent:0px;&quot;&gt;&lt;span style=&quot; font-family:'Courier New'; font-size:8pt;&quot;&gt;          wherever such third-party notices normally appear. The contents&lt;/span&gt;&lt;/p&gt;
&lt;p align=&quot;center&quot; style=&quot; margin-top:0px; margin-bottom:0px; margin-left:0px; margin-right:0px; -qt-block-indent:0; text-indent:0px;&quot;&gt;&lt;span style=&quot; font-family:'Courier New'; font-size:8pt;&quot;&gt;          of the NOTICE file are for informational purposes only and&lt;/span&gt;&lt;/p&gt;
&lt;p align=&quot;center&quot; style=&quot; margin-top:0px; margin-bottom:0px; margin-left:0px; margin-right:0px; -qt-block-indent:0; text-indent:0px;&quot;&gt;&lt;span style=&quot; font-family:'Courier New'; font-size:8pt;&quot;&gt;          do not modify the License. You may add Your own attribution&lt;/span&gt;&lt;/p&gt;
&lt;p align=&quot;center&quot; style=&quot; margin-top:0px; margin-bottom:0px; margin-left:0px; margin-right:0px; -qt-block-indent:0; text-indent:0px;&quot;&gt;&lt;span style=&quot; font-family:'Courier New'; font-size:8pt;&quot;&gt;          notices within Derivative Works that You distribute, alongside&lt;/span&gt;&lt;/p&gt;
&lt;p align=&quot;center&quot; style=&quot; margin-top:0px; margin-bottom:0px; margin-left:0px; margin-right:0px; -qt-block-indent:0; text-indent:0px;&quot;&gt;&lt;span style=&quot; font-family:'Courier New'; font-size:8pt;&quot;&gt;          or as an addendum to the NOTICE text from the Work, provided&lt;/span&gt;&lt;/p&gt;
&lt;p align=&quot;center&quot; style=&quot; margin-top:0px; margin-bottom:0px; margin-left:0px; margin-right:0px; -qt-block-indent:0; text-indent:0px;&quot;&gt;&lt;span style=&quot; font-family:'Courier New'; font-size:8pt;&quot;&gt;          that such additional attribution notices cannot be construed&lt;/span&gt;&lt;/p&gt;
&lt;p align=&quot;center&quot; style=&quot; margin-top:0px; margin-bottom:0px; margin-left:0px; margin-right:0px; -qt-block-indent:0; text-indent:0px;&quot;&gt;&lt;span style=&quot; font-family:'Courier New'; font-size:8pt;&quot;&gt;          as modifying the License.&lt;/span&gt;&lt;/p&gt;
&lt;p align=&quot;center&quot; style=&quot;-qt-paragraph-type:empty; margin-top:0px; margin-bottom:0px; margin-left:0px; margin-right:0px; -qt-block-indent:0; text-indent:0px; font-family:'Courier New'; font-size:8pt;&quot;&gt;&lt;br /&gt;&lt;/p&gt;
&lt;p align=&quot;center&quot; style=&quot; margin-top:0px; margin-bottom:0px; margin-left:0px; margin-right:0px; -qt-block-indent:0; text-indent:0px;&quot;&gt;&lt;span style=&quot; font-family:'Courier New'; font-size:8pt;&quot;&gt;      You may add Your own copyright statement to Your modifications and&lt;/span&gt;&lt;/p&gt;
&lt;p align=&quot;center&quot; style=&quot; margin-top:0px; margin-bottom:0px; margin-left:0px; margin-right:0px; -qt-block-indent:0; text-indent:0px;&quot;&gt;&lt;span style=&quot; font-family:'Courier New'; font-size:8pt;&quot;&gt;      may provide additional or different license&lt;/span&gt;&lt;/p&gt;&lt;/body&gt;&lt;/html&gt;</string>
     </property>
    </widget>
   </item>
   <item>
    <widget class="QTextBrowser" name="textBrowser_2">
     <property name="html">
      <string>&lt;!DOCTYPE HTML PUBLIC &quot;-//W3C//DTD HTML 4.0//EN&quot; &quot;http://www.w3.org/TR/REC-html40/strict.dtd&quot;&gt;
&lt;html&gt;&lt;head&gt;&lt;meta name=&quot;qrichtext&quot; content=&quot;1&quot; /&gt;&lt;style type=&quot;text/css&quot;&gt;
p, li { white-space: pre-wrap; }
&lt;/style&gt;&lt;/head&gt;&lt;body style=&quot; font-family:'MS Shell Dlg 2'; font-size:8.25pt; font-weight:400; font-style:normal;&quot;&gt;
&lt;p align=&quot;center&quot; style=&quot; margin-top:12px; margin-bottom:0px; margin-left:0px; margin-right:0px; -qt-block-indent:0; text-indent:0px;&quot;&gt;&lt;span style=&quot; font-family:'Courier New'; font-size:8pt;&quot;&gt;Copyright &lt;/span&gt;&lt;span style=&quot; font-family:'Courier New'; font-size:8pt; font-style:italic;&quot;&gt;©&lt;/span&gt;&lt;span style=&quot; font-family:'Courier New'; font-size:8pt;&quot;&gt; 2021 Kalynovsky Valentin. All rights reserved.&lt;/span&gt;&lt;/p&gt;
&lt;p align=&quot;center&quot; style=&quot; margin-top:0px; margin-bottom:12px; margin-left:0px; margin-right:0px; -qt-block-indent:0; text-indent:0px;&quot;&gt;&lt;span style=&quot; font-family:'Courier New'; font-size:8pt;&quot;&gt;Licensed under the Apache License, Version 2.0&lt;/span&gt;&lt;/p&gt;
&lt;p align=&quot;center&quot; style=&quot;-qt-paragraph-type:empty; margin-top:0px; margin-bottom:0px; margin-left:0px; margin-right:0px; -qt-block-indent:0; text-indent:0px; font-family:'Courier New'; font-size:8pt;&quot;&gt;&lt;br /&gt;&lt;/p&gt;
&lt;p align=&quot;center&quot; style=&quot; margin-top:0px; margin-bottom:0px; margin-left:0px; margin-right:0px; -qt-block-indent:0; text-indent:0px;&quot;&gt;&lt;span style=&quot; font-family:'Courier New'; font-size:8pt;&quot;&gt;Licensed under the Apache License, Version 2.0 (the &amp;quot;License&amp;quot;);&lt;/span&gt;&lt;/p&gt;
&lt;p align=&quot;center&quot; style=&quot; margin-top:0px; margin-bottom:0px; margin-left:0px; margin-right:0px; -qt-block-indent:0; text-indent:0px;&quot;&gt;&lt;span style=&quot; font-family:'Courier New'; font-size:8pt;&quot;&gt;you may not use this file except in compliance with the License.&lt;/span&gt;&lt;/p&gt;
&lt;p align=&quot;center&quot; style=&quot; margin-top:0px; margin-bottom:0px; margin-left:0px; margin-right:0px; -qt-block-indent:0; text-indent:0px;&quot;&gt;&lt;span style=&quot; font-family:'Courier New'; font-size:8pt;&quot;&gt;You may obtain a copy of the License at&lt;/span&gt;&lt;/p&gt;
&lt;p align=&quot;center&quot; style=&quot;-qt-paragraph-type:empty; margin-top:0px; margin-bottom:0px; margin-left:0px; margin-right:0px; -qt-block-indent:0; text-indent:0px; font-family:'Courier New'; font-size:8pt;&quot;&gt;&lt;br /&gt;&lt;/p&gt;
&lt;p align=&quot;center&quot; style=&quot; margin-top:0px; margin-bottom:0px; margin-left:0px; margin-right:0px; -qt-block-indent:0; text-indent:0px;&quot;&gt;&lt;span style=&quot; font-family:'Courier New'; font-size:8pt;&quot;&gt;    http://www.apache.org/licenses/LICENSE-2.0&lt;/span&gt;&lt;/p&gt;
&lt;p align=&quot;center&quot; style=&quot;-qt-paragraph-type:empty; margin-top:0px; margin-bottom:0px; margin-left:0px; margin-right:0px; -qt-block-indent:0; text-indent:0px; font-family:'Courier New'; font-size:8pt;&quot;&gt;&lt;br /&gt;&lt;/p&gt;
&lt;p align=&quot;center&quot; style=&quot; margin-top:0px; margin-bottom:0px; margin-left:0px; margin-right:0px; -qt-block-indent:0; text-indent:0px;&quot;&gt;&lt;span style=&quot; font-family:'Courier New'; font-size:8pt;&quot;&gt;Unless required by applicable law or agreed to in writing, software&lt;/span&gt;&lt;/p&gt;
&lt;p align=&quot;center&quot; style=&quot; margin-top:0px; margin-bottom:0px; margin-left:0px; margin-right:0px; -qt-block-indent:0; text-indent:0px;&quot;&gt;&lt;span style=&quot; font-family:'Courier New'; font-size:8pt;&quot;&gt;distributed under the License is distributed on an &amp;quot;AS IS&amp;quot; BASIS,&lt;/span&gt;&lt;/p&gt;
&lt;p align=&quot;center&quot; style=&quot; margin-top:0px; margin-bottom:0px; margin-left:0px; margin-right:0px; -qt-block-indent:0; text-indent:0px;&quot;&gt;&lt;span style=&quot; font-family:'Courier New'; font-size:8pt;&quot;&gt;WITHOUT WARRANTIES OR CONDITIONS OF ANY KIND, either express or implied.&lt;/span&gt;&lt;/p&gt;
&lt;p align=&quot;center&quot; style=&quot; margin-top:0px; margin-bottom:0px; margin-left:0px; margin-right:0px; -qt-block-indent:0; text-indent:0px;&quot;&gt;&lt;span style=&quot; font-family:'Courier New'; font-size:8pt;&quot;&gt;See the License for the specific language governing permissions and&lt;/span&gt;&lt;/p&gt;
&lt;p align=&quot;center&quot; style=&quot; margin-top:0px; margin-bottom:12px; margin-left:0px; margin-right:0px; -qt-block-indent:0; text-indent:0px;&quot;&gt;&lt;span style=&quot; font-family:'Courier New'; font-size:8pt;&quot;&gt;limitations under the License.&lt;/span&gt;&lt;/p&gt;&lt;/body&gt;&lt;/html&gt;</string>
     </property>
    </widget>
   </item>
   <item>
    <widget class="QPushButton" name="close">
     <property name="text">
      <string>Закрыть</string>
     </property>
    </widget>
   </item>
  </layout>
 </widget>
 <resources/>
 <connections/>
</ui>
